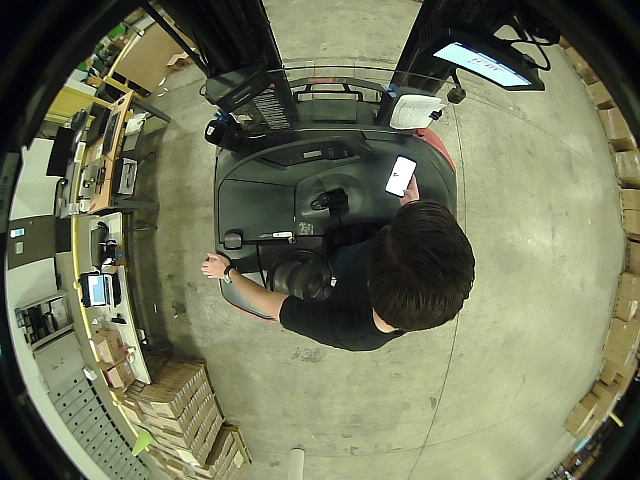
#> input picture data/483.jpg, 640 x 480 px, given in place of the camera
$ python phone_detect.py   (older library calls are emulated)
#> lines starting #> are read from the running program, lines starting #| are printed output that depends on the picture; after the words box and inside, x2 and y2 are one past the last pixel; in counts of white or black regions, pixels touching at a corner belong together
import cv2
import numpy as np
import imutils
import math
from imutils.video import VideoStream
from imutils import face_utils
from skimage import measure
import time

print("[INFO] opening camera stream")
vs = VideoStream().start()
time.sleep(2.0)

while True:
    #Grab the frame
    frame = vs.read()
#> frame is the input picture: shape (480, 640, 3); mean B, G, R 89.8, 115.5, 111.8

    #Resize the image and conver to grayscale
    frame = imutils.resize(frame, width=600)
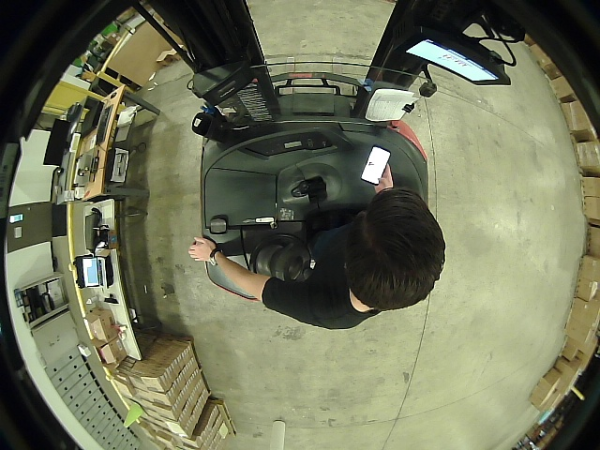
#> frame: shape (450, 600, 3); mean B, G, R 89.8, 115.5, 111.8
    gray = cv2.cvtColor(frame, cv2.COLOR_BGR2GRAY)
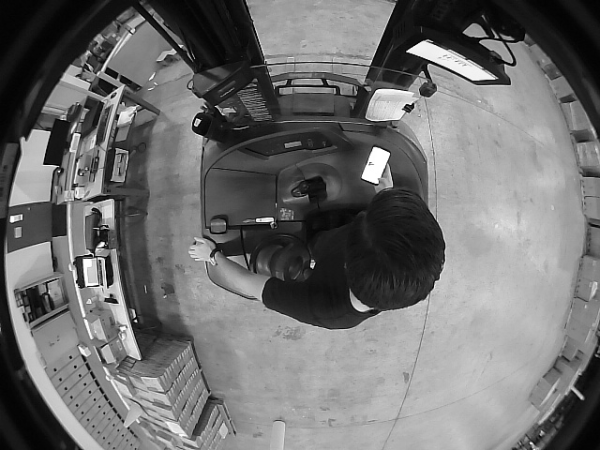
#> gray: shape (450, 600); min 0, max 255, mean 111.5

    #Apply Gaussian Blur
    #Later obtain Gaussian Kernel from:
    #cvs.getGaussianKernel()
    blur = cv2.GaussianBlur(gray ,(11,11),0)
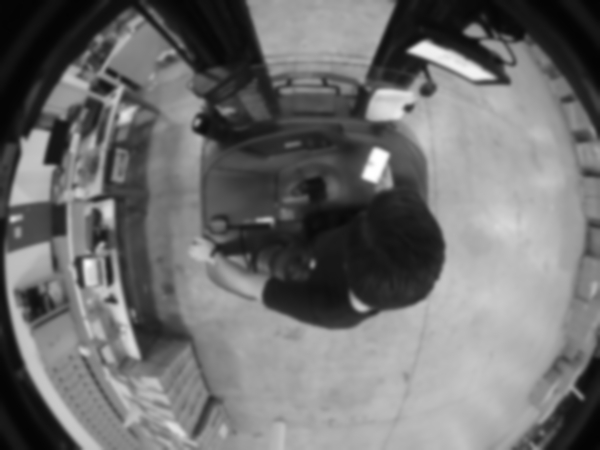
#> blur: shape (450, 600); min 3, max 255, mean 111.5

    #Apply threshold to get light intensity
    th = cv2.threshold(blur, 200,255, cv2.THRESH_BINARY)[1]
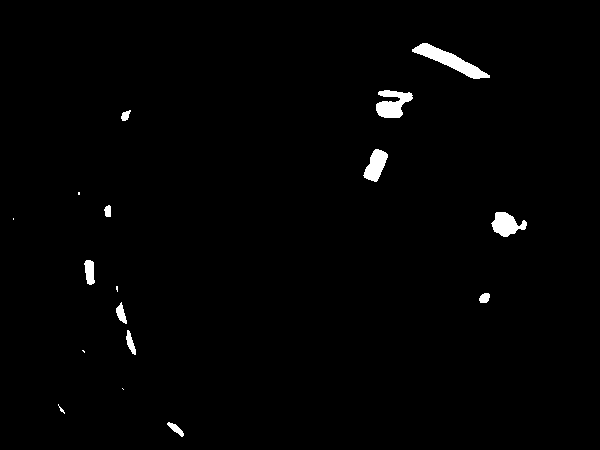
#> th: shape (450, 600); 1.3% white; 17 white regions (5 under 20 px), largest, box (x1, y1, x2, y2) and area: (412, 43, 490, 79) 910, (376, 90, 413, 118) 648, (491, 212, 527, 237) 536
    #cv2.imshow("Threshold",th)
    #cv2.waitkey(0)

    """
    Cleaning up the frame with erosions and dilations

    th = cv2.erode(th,None,iterations=2)
    th = cv2.dilate(th,None,iterations=4)
    """

    labels = measure.label(th, neighbors=8, background=0)
#> labels: shape (450, 600) int64; 18 distinct labels, from 0 to 17
    mask = np.zeros(th.shape, dtype="uint8")

    # loop over the unique components
    for label in np.unique(labels):
        # if this is the background label, ignore it
        if label == 0:
            continue
        # otherwise, construct the label mask and count the
        # number of pixels
        labelMask = np.zeros(th.shape, dtype="uint8")
        labelMask[labels == label] = 255

        numPixels = cv2.countNonZero(labelMask)

        if numPixels > 500:
            mask = cv2.add(mask, labelMask)
#> this loop made 18 passes
#> numPixels on passes 2 to 13: 910, 648, 69, 485, 6, 68, 536, 2, 204, 10, 87, 131
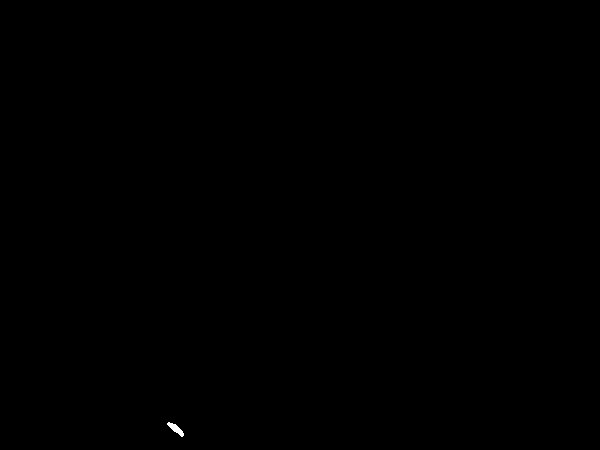
#> labelMask: shape (450, 600); 0.04% white; 1 white region, box (x1, y1, x2, y2) and area: (167, 422, 184, 437) 104
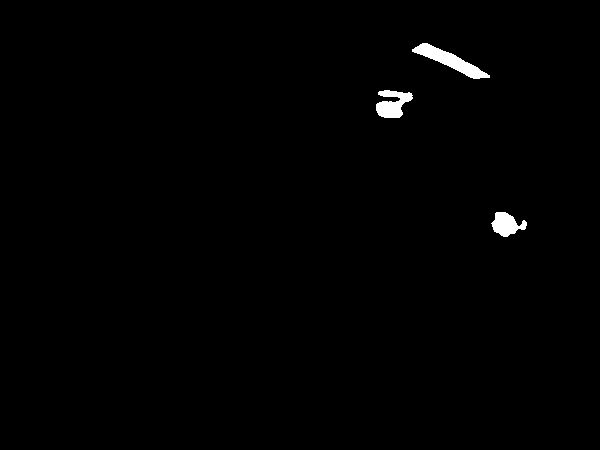
#> mask: shape (450, 600); 0.78% white; 3 white regions

    cnts = cv2.findContours(mask.copy(), cv2.RETR_EXTERNAL,
                cv2.CHAIN_APPROX_SIMPLE)
#> cnts = 3 contours; box (x1, y1, x2, y2) and area: (412, 43, 490, 79) 830, (376, 90, 413, 118) 576, (491, 212, 527, 237) 488
    cnts = cnts[0] if imutils.is_cv2() else cnts[1]

    for (i, c) in enumerate(cnts):
        # draw the bright spot on the image
        (x, y, w, h) = cv2.boundingRect(c)
        #((cX, cY), radius) = cv2.minEnclosingCircle(c)
        cv2.rectangle(frame, (x,y), (x+w,y+h), (0, 0, 255), 1)
        cv2.putText(frame, "Phone??", (x+6,y-6),cv2.FONT_HERSHEY_SIMPLEX, 0.45, (255, 0, 255), 2)
#> this loop made 3 passes
#> (x, y, w, h) on passes 1 to 3: (491, 212, 36, 25), (376, 90, 37, 28), (412, 43, 78, 36)
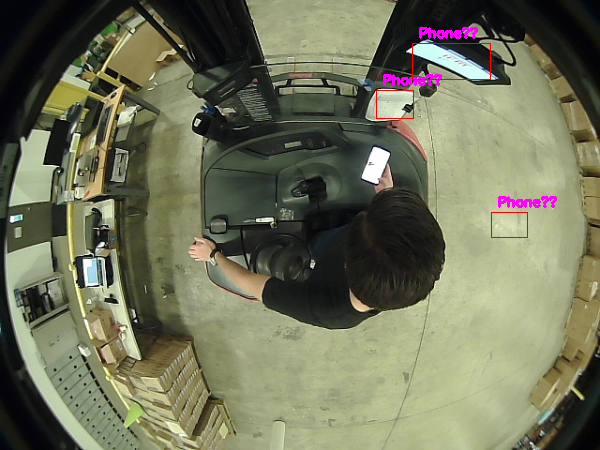
#> frame: shape (450, 600, 3); 0.63% of pixels changed, all inside (x1, y1, x2, y2) = (376, 27, 557, 238)

    # show the output image
    cv2.imshow("Frame", frame)
    key = cv2.waitKey(1) & 0xFF
#> (key q is pressed here)

    # if the `q` key was pressed, break from the loop
    if key == ord("q"):
        break

cv2.destroyAllWindows()
vs.stop()
